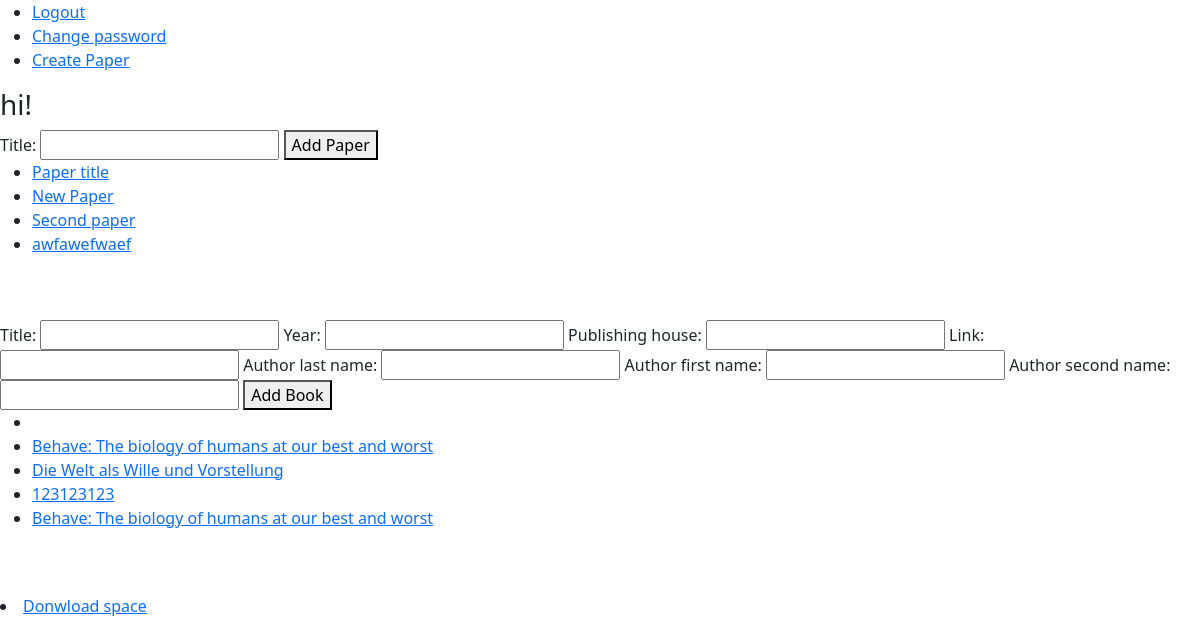
Before: /work_space/2 (signed in) with the older database file.
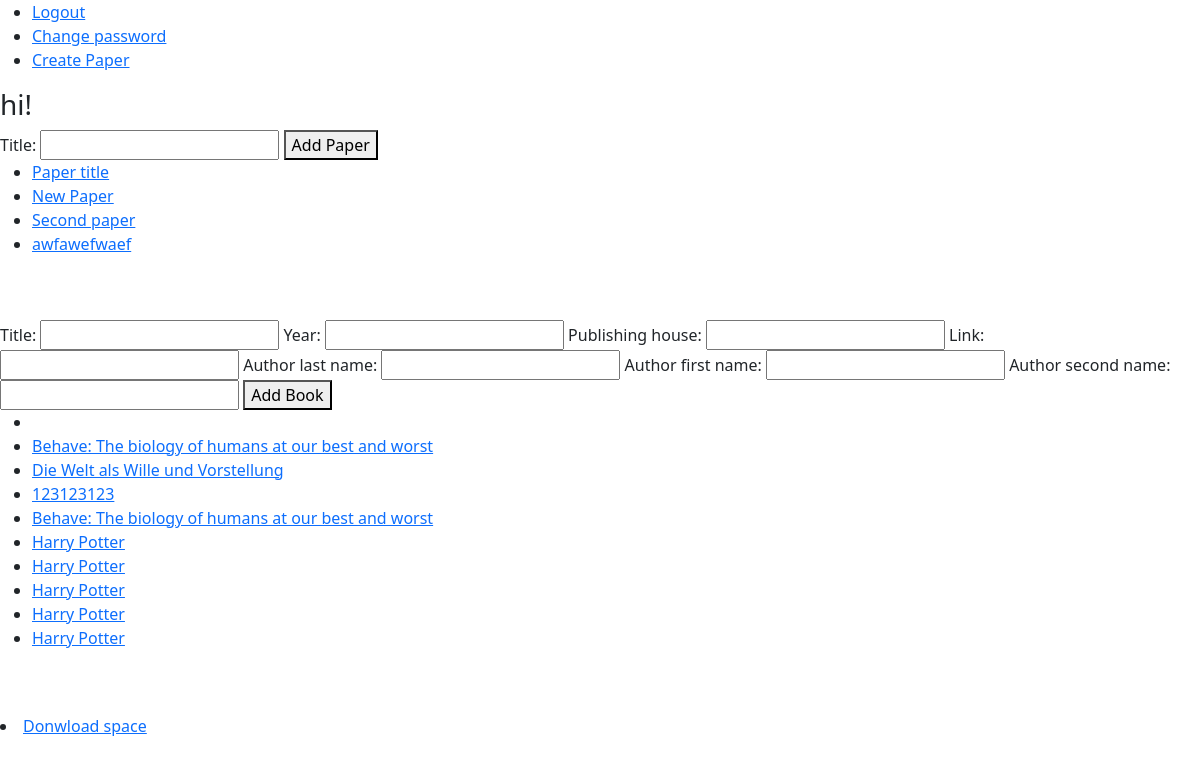
After: the same page with the newer database file.
### work_space/models.py (models this page shows, shortened)
class WorkSpace(models.Model):
    owner = models.ForeignKey(User, on_delete=models.CASCADE)
    guests = models.ManyToManyField(User, blank=True, related_name="guests")
    title = models.CharField(max_length=50)
    is_archived = models.BooleanField(default=False)
    def __str__(self):
        return self.title

### paper_work/models.py (models this page shows, shortened)
class Paper(models.Model):
    work_space = models.ForeignKey(WorkSpace, on_delete=models.CASCADE, related_name="papers")
    user = models.ForeignKey(User, on_delete=models.CASCADE)
    title = models.CharField(max_length=50, unique=True)
    is_archived = models.BooleanField(default=False)
    is_finished = models.BooleanField(default=False)
    is_published = models.BooleanField(default=False)
    def __str__(self):
        return self.title

### bookshelf/models.py (models this page shows, shortened)
class Book(models.Model):
    work_space = models.ForeignKey(WorkSpace, on_delete=models.CASCADE, related_name="books")
    user = models.ForeignKey(User, on_delete=models.CASCADE, related_name="books")
    title = models.CharField(max_length=100)
    author = models.CharField(max_length=70)
    year = models.CharField(max_length=5, blank=True)
    publishing_house = models.CharField(max_length=20)
    file = models.FileField(upload_to=saving_path, blank=True)
    link = models.CharField(max_length=40, blank=True)
    def __str__(self):
        return self.title

### work_space/views.py (the view)
# urls.py: path("", include("work_space.urls")),
@login_required(redirect_field_name=None)
def work_space(request, space_id):
    space = check_work_space(space_id, request.user)
    return render(request, "work_space/work_space.html", {"space": space,
                                                          "papers": space.papers.all(),
                                                          "books": space.books.all(),
                                                          "form": NewPaperForm(),
                                                          "book_form": NewBookForm()})

### paper_work/forms.py
class NewPaperForm(forms.Form):
    title = forms.CharField(max_length=50)

### bookshelf/forms.py
class NewBookForm(forms.ModelForm):
    class Meta:
        model = Book
        fields = "__all__"
        exclude = ["user", "work_space", "author", "multiple_authors", "file"]
    author_last_name = forms.CharField(max_length=40)
    author_first_name = forms.CharField(max_length=40)
    author_second_name = forms.CharField(max_length=40)

### utils/verification.py (called while the page is built)
def check_work_space(space_id, user):
    try:
        space = WorkSpace.objects.get(pk=space_id)
    except ObjectDoesNotExist:
        raise Http404
    else:
        if space.owner != user and user not in space.guests.all():
            raise Http404
        return space

### work_space/templates/work_space/work_space.html (shortened to what this page needs)
{% extends "layout.html" %}
{% load static %}
{% block body %}
    <h3>{{ space }}</h3>
    <form action="{% url 'paper_work:create_paper' space.pk %}" method="post">
        {{ form }}
        <button id="change_password_button" type="submit">Add Paper</button>
    </form>
    <ul>
        {% for paper in papers %}
        <li>
            <a href="{% url 'paper_work:paper_space' paper.pk %}">{{ paper }}</a>
        </li>
        {% endfor %}
    </ul><br><br>
    <form enctype="multipart/form-data" action="{% url 'bookshelf:add_book' space.pk %}" method="post">
        {{ book_form }}
        <button  type="submit">Add Book</button>
    </form>
    <ul>
        {% for book in books %}
        <li>
           <a href="{% url 'bookshelf:book_space' book.pk %}">{{ book }}</a>
        </li>
        {% endfor %}
    </ul><br><br>
    <li>
        <a href="{% url 'work_space:download_space' space.pk %}">Donwload space</a>
    </li>
{% endblock %}

### media/templates/layout.html (shortened to what this page needs)
{% load static %}
<!DOCTYPE html>
<html lang="en">
    <head>
        <link href="https://cdn.jsdelivr.net/npm/bootstrap@5.1.3/dist/css/bootstrap.min.css" rel="stylesheet">
        <link href="https://cdnjs.cloudflare.com/ajax/libs/font-awesome/4.7.0/css/font-awesome.min.css" rel="stylesheet">
        <link href="{% static 'styles.css' %}" rel="stylesheet">
    </head>
    <body>
        <ul>
            {% if user.is_authenticated %}
                <li><a href="{% url 'user_management:logout' %}">Logout</a></li>
                <li><a href="{% url 'user_management:change_password' %}">Change password</a></li>
                <li><a href="{% url 'work_space:create_space' %}">Create Paper</a></li>
            {% else %}
                <li><a href="{% url 'user_management:login' %}">Login</a></li>
                <li><a href="{% url 'user_management:register' %}">Register</a></li>
            {% endif %}
        </ul>
        <div>
            {% block body %}{% endblock %}
        </div>
    </body>
</html>

Changed rows visible on the page:
added Book: title "Harry Potter"
added Book: title "Harry Potter"
added Book: title "Harry Potter"
added Book: title "Harry Potter"
added Book: title "Harry Potter"
